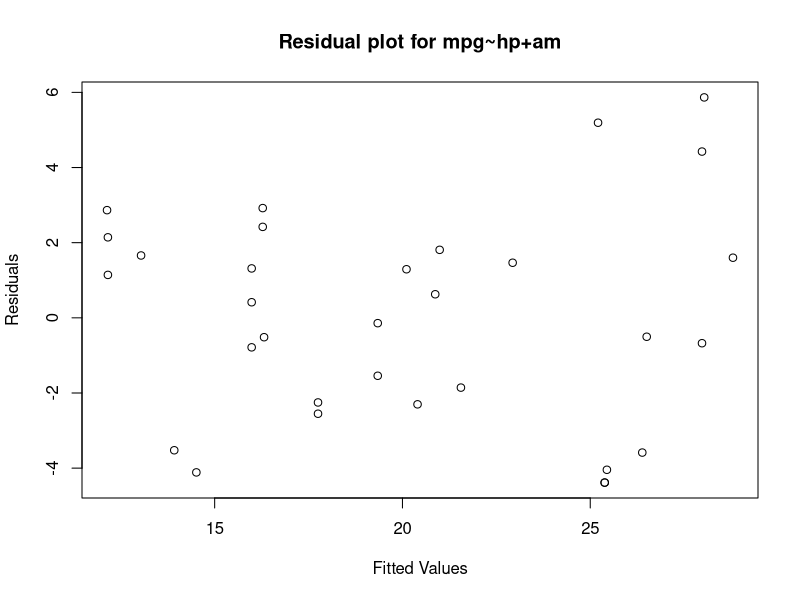
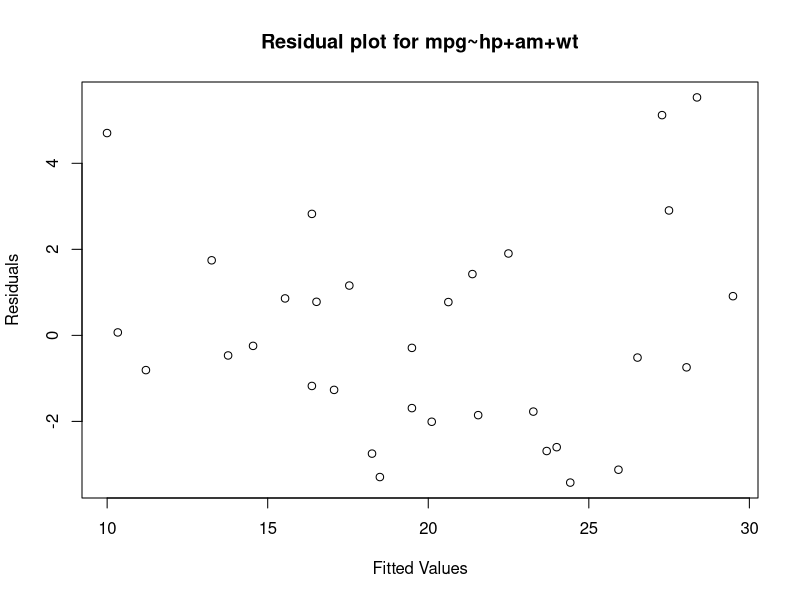
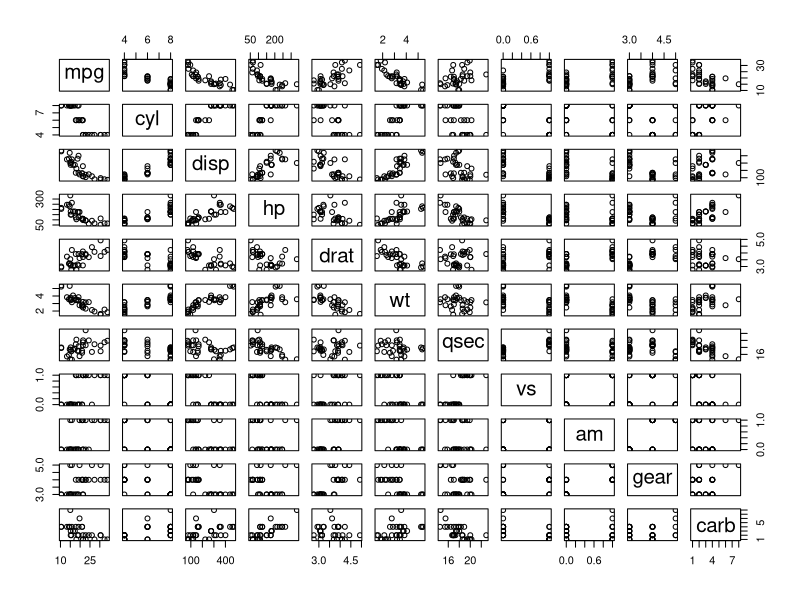

Generate these figures, in order, with R:
## ---- chunk 1
library(dplyr)
## ---- chunk 2
cor(select(mtcars, c(mpg,cyl,disp,hp,wt,am)))
## ---- chunk 3
fit1 <- lm(mpg~hp+am, mtcars)
summary(fit1)$coefficients
## ---- chunk 4
fit2<-lm(mpg~hp+am+wt,mtcars)
summary(fit2)$coefficients
## ---- chunk 5
summary(fit1)
## ---- chunk 6
plot(fitted(fit1), resid(fit1), xlab='Fitted Values', ylab='Residuals', 
     main='Residual plot for mpg~hp+am')
## ---- chunk 7
plot(fitted(fit2),resid(fit2), xlab='Fitted Values', ylab='Residuals',
     main='Residual plot for mpg~hp+am+wt')
## ---- chunk 8
pairs(mtcars)
